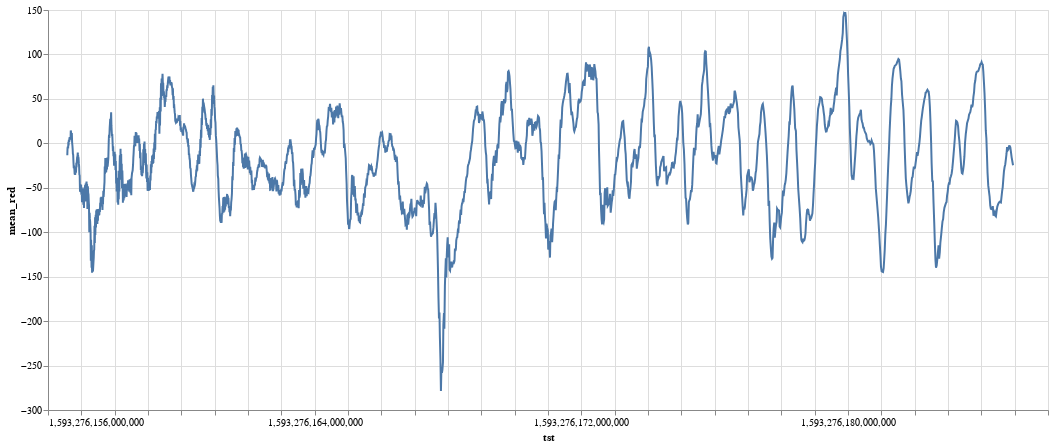

Notebook code cell kept with this figure:
### Code cell
data = raw_data_hr[2000:4000]
alt.Chart(data).mark_line().encode(
    x='tst',
    y='mean_red',
).properties(
    width=1000,
    height=400
)

### Figure 1 — Vega-Lite specification as saved in the notebook (floating-point values rounded to 4 significant figures; data arrays with more than 128 entries replaced by an {"elided": "..."} marker saying what was removed)
{"config": {"view": {"continuousWidth": 400, "continuousHeight": 300}}, "data": {"name": "data-f5e14941ca130dd4fe2962bceea7c364"}, "mark": "line", "encoding": {"x": {"type": "quantitative", "field": "tst"}, "y": {"type": "quantitative", "field": "mean_red"}}, "height": 400, "width": 1000, "$schema": "https://vega.github.io/schema/vega-lite/v4.8.1.json", "datasets": {"data-f5e14941ca130dd4fe2962bceea7c364": {"elided": "2000 records"}}}
